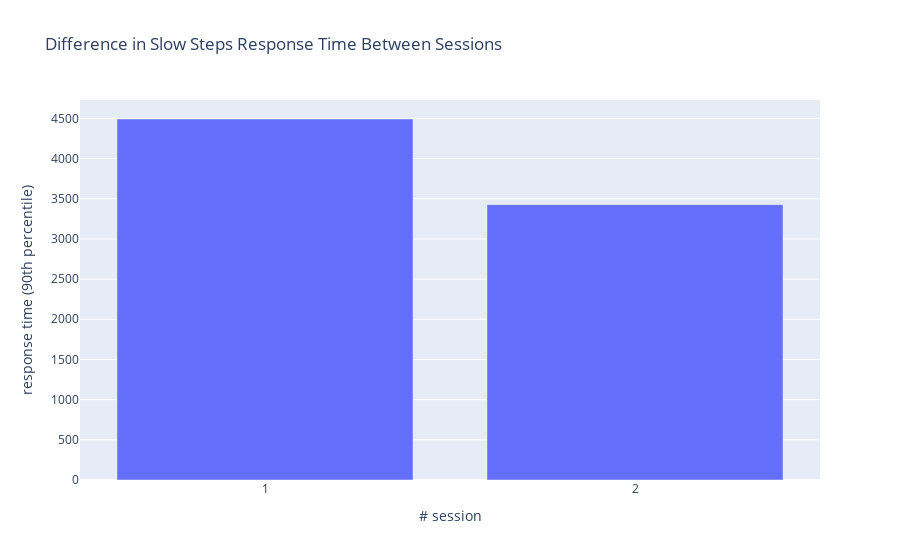

The notebook cell this image was saved under:
### Code cell
px.bar(learning_diff_90_per.reset_index(), x='n_session', y='rt'
        , title='Difference in Slow Steps Response Time Between Sessions'
        , labels={'rt': 'response time (90th percentile)'
                  , 'n_session': '# session'})

### Figure 1 — Plotly figure (JSON) as saved in the notebook; plotly's stock layout.template omitted (floating-point values rounded to 4 significant figures)
{"data": [{"alignmentgroup": "True", "hovertemplate": "# session=%{x}<br>response time (90th percentile)=%{y}<extra></extra>", "legendgroup": "", "marker": {"color": "#636efa", "pattern": {"shape": ""}}, "name": "", "offsetgroup": "", "orientation": "v", "showlegend": false, "textposition": "auto", "type": "bar", "x": ["1", "2"], "xaxis": "x", "y": [4493.0, 3427], "yaxis": "y"}], "layout": {"barmode": "relative", "legend": {"tracegroupgap": 0}, "title": {"text": "Difference in Slow Steps Response Time Between Sessions"}, "xaxis": {"anchor": "y", "domain": [0, 1], "title": {"text": "# session"}}, "yaxis": {"anchor": "x", "domain": [0, 1], "title": {"text": "response time (90th percentile)"}}}}
